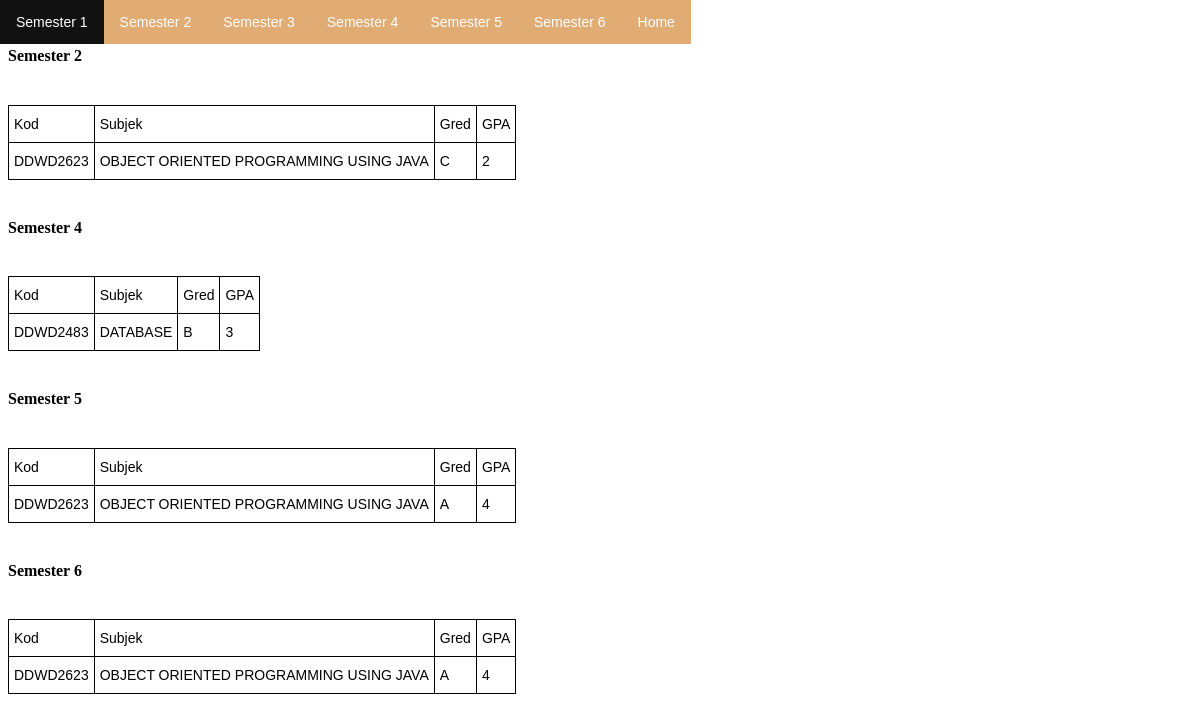
Page /results.php (signed in) on the committed database.
### tables this page shows
CREATE TABLE `studentresults` (
  `student_name` varchar(99) NOT NULL,
  `semester` varchar(99) NOT NULL,
  `kod` varchar(99) NOT NULL,
  `subjek` varchar(99) NOT NULL,
  `gred` varchar(99) NOT NULL,
  `gpa` varchar(99) NOT NULL
);

### session.php (called while the page is built, shortened)
<?php
   include('conn.php');
   $user_check = $_SESSION['login_user'];
   $ses_sql = mysqli_query($con ,"select username from studentlogin where username = '$user_check' ");
   $row = mysqli_fetch_array($ses_sql,MYSQLI_ASSOC);
   $login_session = $row['username'];
?>

### results.php (the view, shortened to what this page needs)
<?php
include('conn.php');
include('session.php');
$sql = "SELECT semester, kod, subjek, gred, gpa FROM studentresults WHERE student_name = '$login_session'";
$result = $con->query($sql);
if ($result->num_rows > 0) {
  while($row = $result->fetch_assoc()) {
    if ($row["semester"] == 1){
        echo "<br><br><br>";
        echo "<h4> Semester 1</h4><br>";
        echo "<table class='tg' id='sem2'><thead><tr><th class='tg-0lax'>Kod</th><th class='tg-0lax'>Subjek</th><th class='tg-0lax'>Gred</th><th class='tg-0lax'>GPA</th></tr></thead>";
        echo "<tr><td class='tg-0lax'>".$row["kod"]."</td><td class='tg-0lax'>".$row["subjek"]."</td><td class='tg-0lax'>".$row["gred"]."</td><td class='tg-0lax'>".$row["gpa"]."</td></tr></table>";
    } elseif($row["semester"] == 2){
        echo "<h4> Semester 2</h4><br>";
        echo "<table class='tg' id='sem3'><thead><tr><th class='tg-0lax'>Kod</th><th class='tg-0lax'>Subjek</th><th class='tg-0lax'>Gred</th><th class='tg-0lax'>GPA</th></tr></thead>";
        echo "<tr><td class='tg-0lax'>".$row["kod"]."</td><td class='tg-0lax'>".$row["subjek"]."</td><td class='tg-0lax'>".$row["gred"]."</td><td class='tg-0lax'>".$row["gpa"]."</td></tr></table>";
    }elseif($row["semester"] == 4){
        echo "<h4> Semester 4</h4><br>";
        echo "<table class='tg' id='sem5'><thead><tr><th class='tg-0lax'>Kod</th><th class='tg-0lax'>Subjek</th><th class='tg-0lax'>Gred</th><th class='tg-0lax'>GPA</th></tr></thead>";
        echo "<tr><td class='tg-0lax'>".$row["kod"]."</td><td class='tg-0lax'>".$row["subjek"]."</td><td class='tg-0lax'>".$row["gred"]."</td><td class='tg-0lax'>".$row["gpa"]."</td></tr></table>";
    }elseif($row["semester"] == 5){
        echo "<h4> Semester 5</h4><br>";
        echo "<table class='tg' id='sem6'><thead><tr><th class='tg-0lax'>Kod</th><th class='tg-0lax'>Subjek</th><th class='tg-0lax'>Gred</th><th class='tg-0lax'>GPA</th></tr></thead>";
        echo "<tr><td class='tg-0lax'>".$row["kod"]."</td><td class='tg-0lax'>".$row["subjek"]."</td><td class='tg-0lax'>".$row["gred"]."</td><td class='tg-0lax'>".$row["gpa"]."</td></tr></table>";
    }elseif($row["semester"] == 6){
        echo "<h4> Semester 6</h4><br>";
        echo "<table class='tg' id='sem6'><thead><tr><th class='tg-0lax'>Kod</th><th class='tg-0lax'>Subjek</th><th class='tg-0lax'>Gred</th><th class='tg-0lax'>GPA</th></tr></thead>";
        echo "<tr><td class='tg-0lax'>".$row["kod"]."</td><td class='tg-0lax'>".$row["subjek"]."</td><td class='tg-0lax'>".$row["gred"]."</td><td class='tg-0lax'>".$row["gpa"]."</td></tr></table>";
    }
  }
} else {
  echo "0 results";
}
?>
<html>
    <head>
    </head>
    <body>
        <ul>
            <li><a href="#sem1">Semester 1</a></li>
            <li><a href="#sem2">Semester 2</a></li>
            <li><a href="#sem3">Semester 3</a></li>
            <li><a href="#sem4">Semester 4</a></li>
            <li><a href="#sem5">Semester 5</a></li>
            <li><a href="#sem6">Semester 6</a></li>
            <li><a href="HOMEPAGE.php">Home</a></li>
        </ul>
        </body>
        </html>

### results.php (style rules this page uses)
.tg { border-collapse:collapse;border-spacing:0; }
.tg td { border-color:black;border-style:solid;border-width:1px;font-family:Arial, sans-serif;font-size:14px; overflow:hidden;padding:10px 5px;word-break:normal; }
.tg th { border-color:black;border-style:solid;border-width:1px;font-family:Arial, sans-serif;font-size:14px; font-weight:normal;overflow:hidden;padding:10px 5px;word-break:normal; }
.tg .tg-0lax { text-align:left;vertical-align:top }
ul { list-style-type: none; margin: 0; padding: 0; overflow: hidden; background-color: #E1AB74; font-family:Arial, sans-serif; font-size:14px; position: fixed; top:0; left:0; overflow: hidden; }
li { float: left; }
li a { display: block; color: white; text-align: center; padding: 14px 16px; text-decoration: none; font-family:Arial, sans-serif; font-size:14px; }

### rows in the picture
studentresults: kod "DDWD2623", subjek "OBJECT ORIENTED PROGRAMMING USING JAVA", gred "C", gpa "2"
studentresults: kod "DDWD2483", subjek "DATABASE", gred "B", gpa "3"
studentresults: kod "DDWD2623", subjek "OBJECT ORIENTED PROGRAMMING USING JAVA", gred "A", gpa "4"
studentresults: kod "DDWD2623", subjek "OBJECT ORIENTED PROGRAMMING USING JAVA", gred "A", gpa "4"
